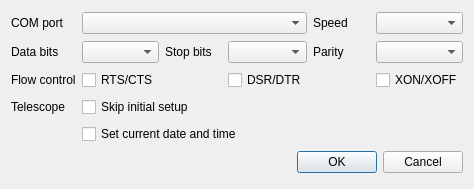
<?xml version="1.0" encoding="UTF-8"?>
<ui version="4.0">
 <class>Dialog</class>
 <widget class="QDialog" name="Dialog">
  <property name="geometry">
   <rect>
    <x>0</x>
    <y>0</y>
    <width>474</width>
    <height>189</height>
   </rect>
  </property>
  <property name="windowTitle">
   <string>Dialog</string>
  </property>
  <layout class="QGridLayout" name="gridLayout">
   <item row="0" column="0">
    <widget class="QLabel" name="label">
     <property name="text">
      <string>COM port</string>
     </property>
    </widget>
   </item>
   <item row="0" column="4">
    <widget class="QLabel" name="label_5">
     <property name="text">
      <string>Speed</string>
     </property>
    </widget>
   </item>
   <item row="0" column="5">
    <widget class="QComboBox" name="comboBox_Speed"/>
   </item>
   <item row="1" column="0">
    <widget class="QLabel" name="label_2">
     <property name="text">
      <string>Data bits</string>
     </property>
    </widget>
   </item>
   <item row="1" column="1">
    <widget class="QComboBox" name="comboBox_DataBits"/>
   </item>
   <item row="1" column="3">
    <widget class="QComboBox" name="comboBox_StopBits"/>
   </item>
   <item row="1" column="5">
    <widget class="QComboBox" name="comboBox_Parity"/>
   </item>
   <item row="1" column="4">
    <widget class="QLabel" name="label_4">
     <property name="text">
      <string>Parity</string>
     </property>
    </widget>
   </item>
   <item row="2" column="0">
    <widget class="QLabel" name="label_6">
     <property name="text">
      <string>Flow control</string>
     </property>
    </widget>
   </item>
   <item row="1" column="2">
    <widget class="QLabel" name="label_3">
     <property name="text">
      <string>Stop bits</string>
     </property>
    </widget>
   </item>
   <item row="2" column="1">
    <widget class="QCheckBox" name="checkBox_RtsCts">
     <property name="text">
      <string>RTS/CTS</string>
     </property>
    </widget>
   </item>
   <item row="2" column="3">
    <widget class="QCheckBox" name="checkBox_DsrDtr">
     <property name="text">
      <string>DSR/DTR</string>
     </property>
    </widget>
   </item>
   <item row="2" column="5">
    <widget class="QCheckBox" name="checkBox_XonXoff">
     <property name="text">
      <string>XON/XOFF</string>
     </property>
    </widget>
   </item>
   <item row="5" column="0" colspan="6">
    <widget class="QDialogButtonBox" name="buttonBox">
     <property name="orientation">
      <enum>Qt::Horizontal</enum>
     </property>
     <property name="standardButtons">
      <set>QDialogButtonBox::Cancel|QDialogButtonBox::Ok</set>
     </property>
    </widget>
   </item>
   <item row="0" column="1" colspan="3">
    <widget class="QComboBox" name="comboBox_ComPort"/>
   </item>
   <item row="3" column="0">
    <widget class="QLabel" name="label_7">
     <property name="text">
      <string>Telescope</string>
     </property>
    </widget>
   </item>
   <item row="4" column="1" colspan="5">
    <widget class="QCheckBox" name="checkBox_SetTimeDate">
     <property name="text">
      <string>Set current date and time</string>
     </property>
    </widget>
   </item>
   <item row="3" column="1" colspan="5">
    <widget class="QCheckBox" name="checkBox_skipInitialSetup">
     <property name="text">
      <string>Skip initial setup</string>
     </property>
    </widget>
   </item>
  </layout>
 </widget>
 <resources/>
 <connections>
  <connection>
   <sender>buttonBox</sender>
   <signal>accepted()</signal>
   <receiver>Dialog</receiver>
   <slot>accept()</slot>
   <hints>
    <hint type="sourcelabel">
     <x>248</x>
     <y>254</y>
    </hint>
    <hint type="destinationlabel">
     <x>157</x>
     <y>274</y>
    </hint>
   </hints>
  </connection>
  <connection>
   <sender>buttonBox</sender>
   <signal>rejected()</signal>
   <receiver>Dialog</receiver>
   <slot>reject()</slot>
   <hints>
    <hint type="sourcelabel">
     <x>316</x>
     <y>260</y>
    </hint>
    <hint type="destinationlabel">
     <x>286</x>
     <y>274</y>
    </hint>
   </hints>
  </connection>
 </connections>
</ui>
